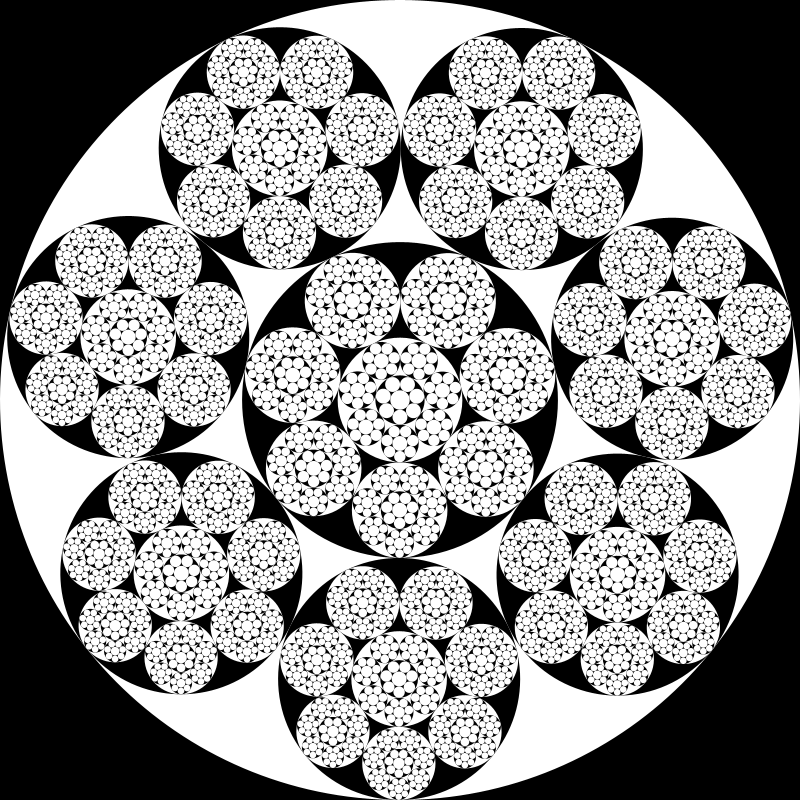
Frame 1 (no input)
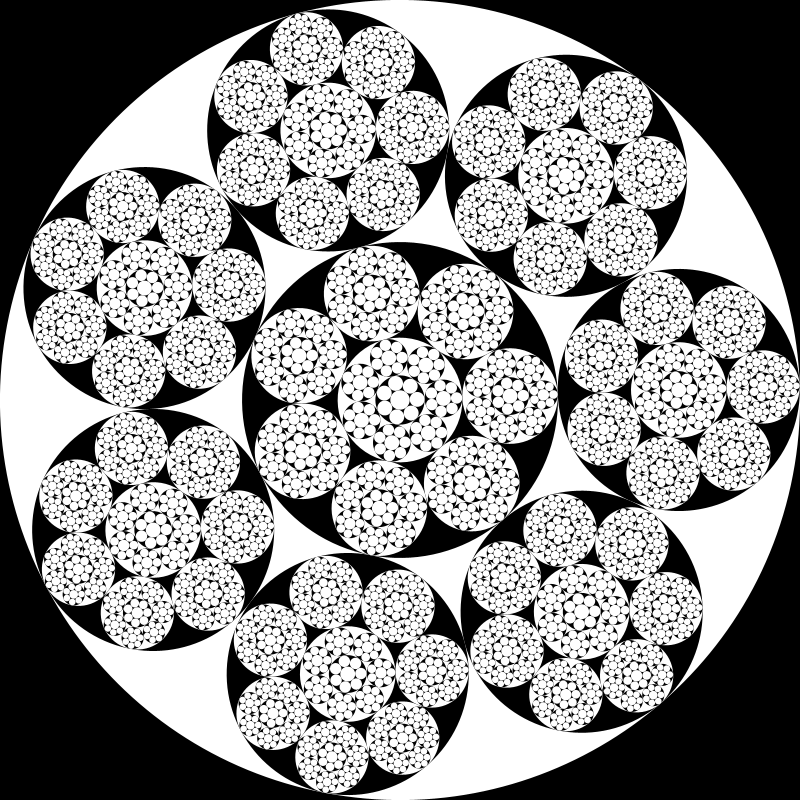
Frame 60 (the mouse pressed at the canvas centre just before this capture)
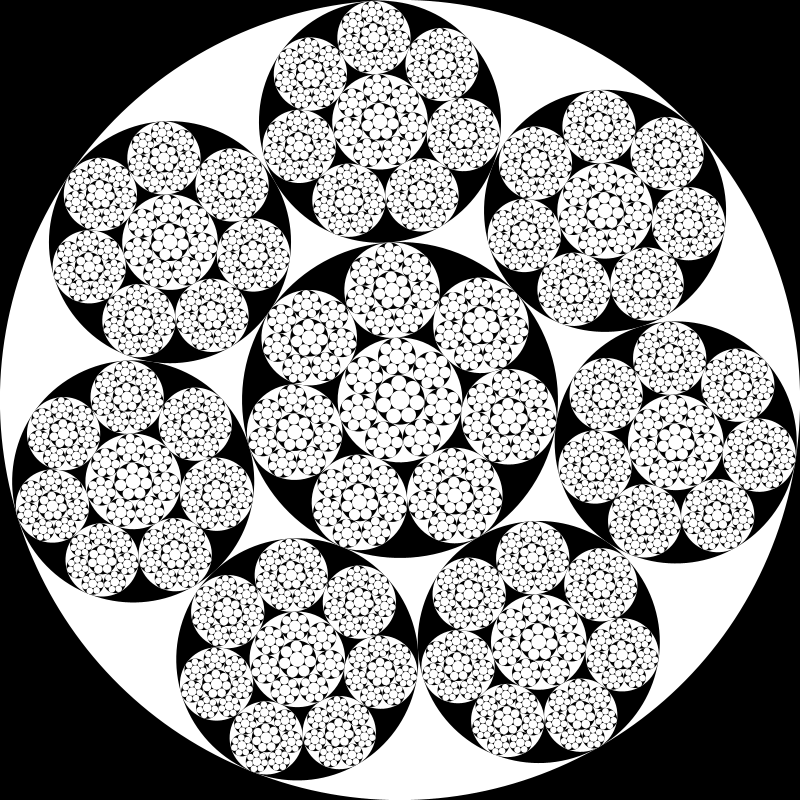
Frame 120 (the mouse held since frame 60 and released just before this capture)

The Processing sketch that drew these frames (run headless with seeded random() and noise(); from frame 60 on, the mouse is pressed at the canvas centre):

// Processing sketch: processing_143379
// ── processing_143379.pde

/* OpenProcessing Tweak of *@*http://www.openprocessing.org/sketch/55322*@* */
/* !do not delete the line above, required for linking your tweak if you upload again */

// sketch:  Circle_Recursion.pde  4/2014
// rotating interactive recursive circles
//  + / -   change circle count
//  <blanc>  rotation on/off
//  mouse button to change recursion deep
// tags: circles, recursion, recursive, deep, rotate, rotation 

int recursionDeep = 5;              
int circleCount = 7;              // number of outer tangent circle
int frame = 0;
boolean rotate = true;
float rot = 0.0;
float angle = TWO_PI / 2000;

//---------------
void setup()
{
  size(800, 800);
  background(0);
  smooth();
  noStroke();
  println (">>> Circle Recursion <<<");
}
//---------------
void draw()
{
  background(0);
  translate (width/2, height/2);
  if (rotate) frame++;
  rot = angle * frame;
  rotate(rot);
  drawCircles (width, circleCount, recursionDeep);  
}
//---------------
void drawCircles(float dia, int cCircle, int level)
{
  if (level > 0)
  {
    level--;
    fill (((recursionDeep - level) %2) * 255);
    ellipse (0, 0, dia, dia);    

    int cn = cCircle;
    float d = dia / (1.0 +1.0 / sin (PI/cn));
    if (d > 2.0)
      for (int i = 0; i < cn; i++)
      {
        pushMatrix();
        float radius = (dia - d) / 2;
        float angle = i * TWO_PI / cn;
        translate (sin(angle)*radius, cos(angle)*radius);
        rotate (angle);
        drawCircles (d, cn, level);
        popMatrix();
      }
    if(dia -2*d >= d)
        drawCircles(dia -2*d, cn, level);        
  }
}
//---------------
void changeCircles (int delta)
{
  circleCount = constrain (circleCount + delta, 2, 20);
  println("circles: " + circleCount);
}
//---------------
void changeRecursionDeep (int delta)
{
  recursionDeep = constrain (recursionDeep + delta, 1, 8);
  println("recursion deep: " + recursionDeep);
}
//---------------
void keyPressed()
{
  switch(key) {
  case '+': changeCircles (+1);   break;
  case '-': changeCircles (-1);   break;
  case ' ': rotate = !rotate;     break;
  }
}
//---------------
void mouseClicked()
{
  if (mouseButton == LEFT) 
       changeRecursionDeep(-1);
  else changeRecursionDeep(+1);
}
